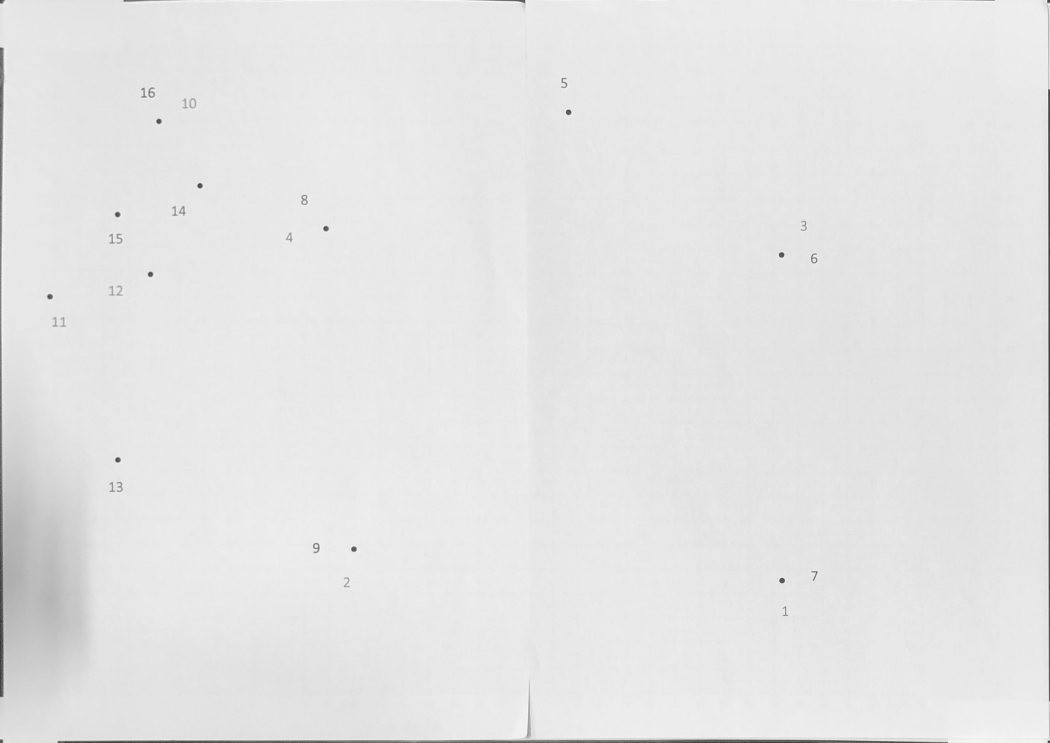
#> input picture data/test-images/test-color-8.jpg-bird-eye.png, 3150 x 2227 px (shown at 1/3 size)
$ python circle_detection.py
#> lines starting #> are read from the running program, lines starting #| are printed output that depends on the picture; after the words box and inside, x2 and y2 are one past the last pixel; in counts of white or black regions, pixels touching at a corner belong together
from scripts.circle_detection import ADAPT_THRES_C, ADAPT_THRES_SIZE, BLUR_SIZE, MORPH_ELLIPSE_SIZE, DILATE_ITERS
import numpy as np
import cv2
import os


INPUT_IMAGE = '../../data/test-images/test-color-8.jpg-bird-eye.png'
OUTPUT_DIR = '/Users/Johannes/Desktop/'
INPUT_ROI = np.index_exp[500:1000, 100:700]


def main():
    src = cv2.imread(INPUT_IMAGE, cv2.IMREAD_GRAYSCALE)
#> src is the input picture: shape (2227, 3150); min 43, max 254, mean 229
    src = src[INPUT_ROI]
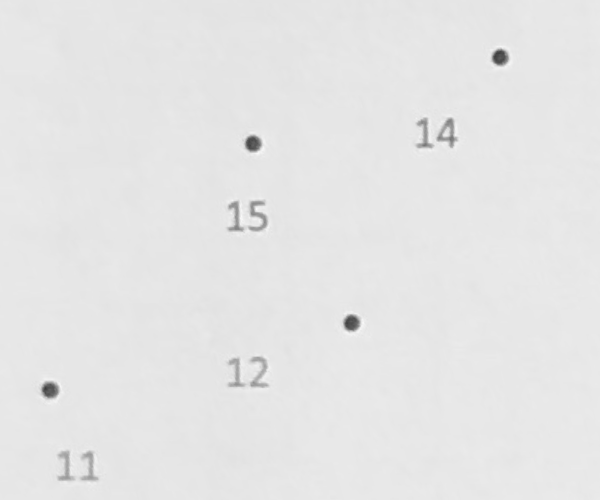
#> src: shape (500, 600); min 59, max 249, mean 229.4

    thres = cv2.adaptiveThreshold(src, 255,
                                  cv2.ADAPTIVE_THRESH_MEAN_C,
                                  cv2.THRESH_BINARY,
                                  ADAPT_THRES_SIZE,
                                  ADAPT_THRES_C)
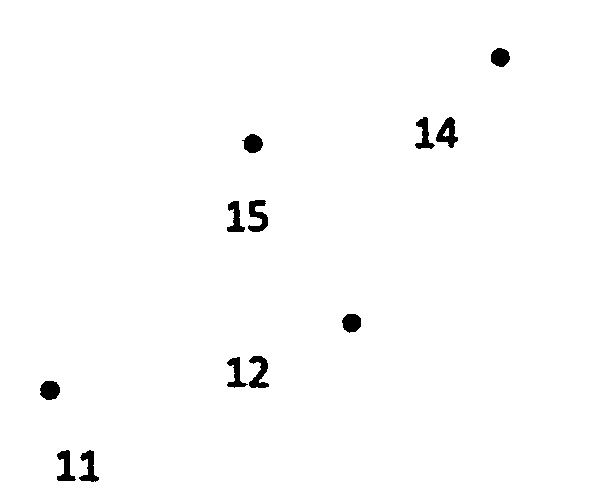
#> thres: shape (500, 600); 98.8% white; 12 black regions, largest, box (x1, y1, x2, y2) and area: (248, 200, 268, 232) 363, (436, 117, 458, 148) 362, (249, 356, 269, 388) 348
    thres = cv2.medianBlur(thres, BLUR_SIZE)
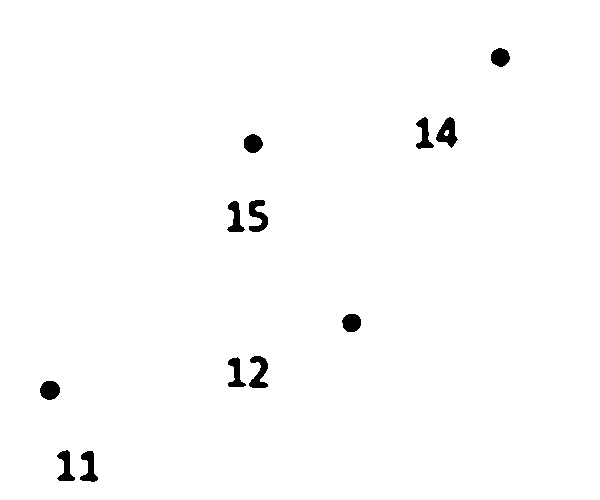
#> thres: shape (500, 600); 98.8% white; 12 black regions, largest, box (x1, y1, x2, y2) and area: (436, 117, 458, 148) 369, (249, 200, 268, 232) 353, (249, 356, 268, 388) 342

    cv2.imwrite(os.path.join(OUTPUT_DIR, 'circle_detect_thres_and_filter.png'), thres)

    el = cv2.getStructuringElement(cv2.MORPH_ELLIPSE, (MORPH_ELLIPSE_SIZE, MORPH_ELLIPSE_SIZE))
    thres_dil = cv2.dilate(thres, el, iterations=DILATE_ITERS)
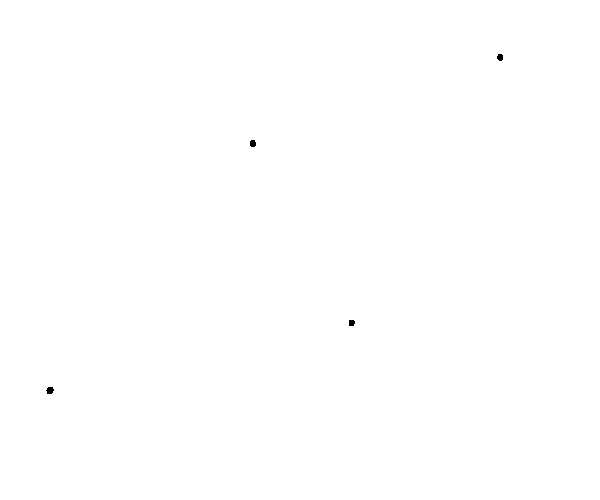
#> thres_dil: shape (500, 600); 100% white; 4 black regions, box (x1, y1, x2, y2) and area: (46, 387, 54, 394) 43, (250, 140, 256, 147) 37, (497, 54, 503, 61) 35, (349, 320, 355, 326) 33

    cv2.imwrite(os.path.join(OUTPUT_DIR, 'circle_detect_erode.png'), thres_dil)

    thres_er = cv2.erode(thres_dil, el, iterations=DILATE_ITERS)
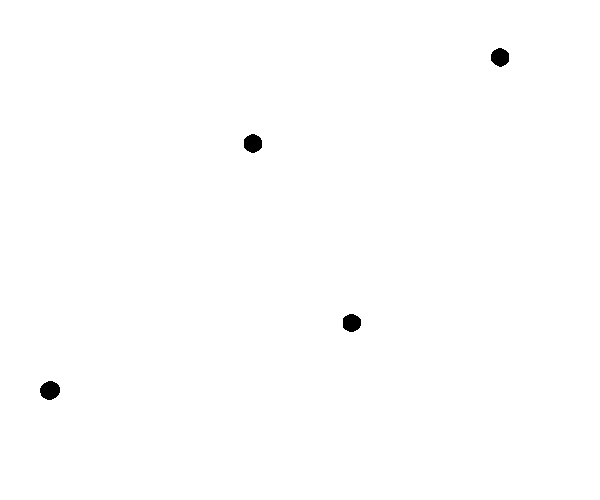
#> thres_er: shape (500, 600); 99.6% white; 4 black regions, box (x1, y1, x2, y2) and area: (40, 381, 60, 400) 291, (244, 134, 262, 153) 269, (491, 48, 509, 67) 263, (343, 314, 361, 332) 261

    cv2.imwrite(os.path.join(OUTPUT_DIR, 'circle_detect_dilate.png'), thres_er)


if __name__ == '__main__':
    main()
